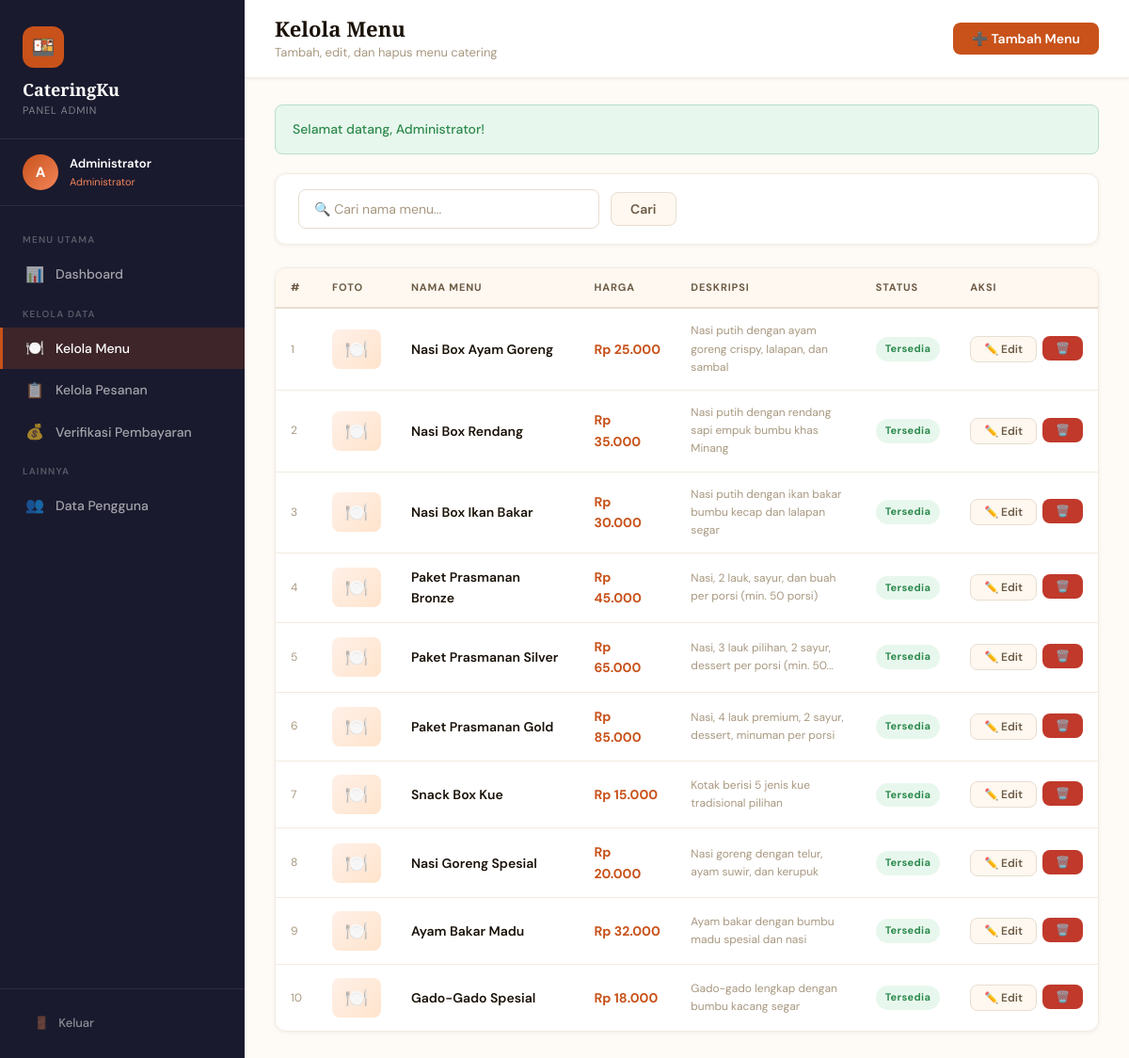
The page /admin/menu.php (signed in) on the database its author committed.
### tables this page shows
CREATE TABLE IF NOT EXISTS menu (
    id_menu INT AUTO_INCREMENT PRIMARY KEY,
    nama_menu VARCHAR(150) NOT NULL,
    harga DECIMAL(10,2) NOT NULL,
    foto VARCHAR(255),
    deskripsi TEXT,
    status ENUM('tersedia', 'habis') DEFAULT 'tersedia',
    created_at TIMESTAMP DEFAULT CURRENT_TIMESTAMP
);

### includes/config.php (called while the page is built, shortened)
<?php
function formatRupiah($amount) {
    return 'Rp ' . number_format($amount, 0, ',', '.');
}
function sanitize($data) {
    return htmlspecialchars(strip_tags(trim($data)));
}
function getFlash() {
    if (isset($_SESSION['flash'])) {
        $flash = $_SESSION['flash'];
        return $flash;
    }
    return null;
}
?>

### admin/menu.php (the view, shortened to what this page needs)
<?php
require_once '../includes/config.php';
$flash = getFlash();
$search = sanitize($_GET['q'] ?? '');
$where  = $search ? "WHERE nama_menu LIKE '%$search%'" : '';
$menus  = $conn->query("SELECT * FROM menu $where ORDER BY created_at DESC");
?>
<!DOCTYPE html>
<html lang="id">
<head>
    <link rel="stylesheet" href="../assets/css/style.css">
</head>
<body>
<div class="layout-wrapper">
    <?php include '../includes/sidebar_admin.php'; ?>
    <main class="main-content">
        <div class="topbar">
            <div class="page-title">
                <h1>Kelola Menu</h1>
                <p>Tambah, edit, dan hapus menu catering</p>
            </div>
            <button class="btn btn-primary" onclick="openModal('modal-tambah')">
                ➕ Tambah Menu
            </button>
        </div>
        <div class="content-area">
            <?php if ($flash): ?>
            <div class="alert alert-<?= $flash['type'] ?>"><?= $flash['message'] ?></div>
            <?php endif; ?>
            <div class="card mb-24">
                <div class="card-body" style="padding:16px 24px;">
                    <form method="GET" style="display:flex;gap:12px;align-items:center;">
                        <input type="text" name="q" class="form-control"
                               placeholder="🔍 Cari nama menu..."
                               value="<?= htmlspecialchars($search) ?>"
                               style="max-width:320px;">
                        <button type="submit" class="btn btn-secondary">Cari</button>
                    </form>
                </div>
            </div>
            <div class="card">
                <div class="table-wrapper">
                    <table>
                        <thead>
                            <tr>
                                <th>#</th>
                                <th>Foto</th>
                                <th>Nama Menu</th>
                                <th>Harga</th>
                                <th>Deskripsi</th>
                                <th>Status</th>
                                <th>Aksi</th>
                            </tr>
                        </thead>
                        <tbody>
                            <?php $no = 1; while ($m = $menus->fetch_assoc()): ?>
                            <tr>
                                <td style="color:var(--text-muted);font-size:12px;"><?= $no++ ?></td>
                                <td>
                                    <?php if ($m['foto']): ?>
                                    <img src="<?= UPLOAD_URL . htmlspecialchars($m['foto']) ?>"
                                         style="width:52px;height:42px;object-fit:cover;border-radius:8px;border:1px solid var(--border);">
                                    <?php else: ?>
                                    <div style="width:52px;height:42px;background:linear-gradient(135deg,#FFF0E8,#FFE4CC);border-radius:8px;display:flex;align-items:center;justify-content:center;font-size:20px;">🍽️</div>
                                    <?php endif; ?>
                                </td>
                                <td style="font-weight:600;"><?= htmlspecialchars($m['nama_menu']) ?></td>
                                <td style="font-weight:700;color:var(--primary);"><?= formatRupiah($m['harga']) ?></td>
                                <td style="font-size:12px;color:var(--text-muted);max-width:200px;">
                                    <?= mb_strimwidth(htmlspecialchars($m['deskripsi']), 0, 60, '...') ?>
                                </td>
                                <td><span class="badge badge-<?= $m['status'] ?>"><?= $m['status'] ?></span></td>
                                <td>
                                    <div style="display:flex;gap:6px;">
                                        <a href="?edit=<?= $m['id_menu'] ?>"
                                           class="btn btn-sm btn-secondary">✏️ Edit</a>
                                        <form method="POST" style="display:inline;"
                                              onsubmit="return confirm('Hapus menu ini?')">
                                            <button type="submit" class="btn btn-sm btn-danger">🗑️</button>
                                        </form>
                                    </div>
                                </td>
                            </tr>
                            <?php endwhile; ?>
                        </tbody>
                    </table>
                </div>
            </div>
        </div>
    </main>
</div>
</body>
</html>

### includes/sidebar_admin.php (shortened to what this page needs)
<?php
$current = basename($_SERVER['PHP_SELF']);
?>
<aside class="sidebar">
    <div class="sidebar-brand">
        <div class="brand-icon">🍱</div>
        <h2>CateringKu</h2>
        <p>Panel Admin</p>
    </div>
    <div class="sidebar-user">
        <div class="user-avatar"><?= strtoupper(substr($_SESSION['nama'], 0, 1)) ?></div>
        <div class="user-info">
            <div class="name"><?= htmlspecialchars($_SESSION['nama']) ?></div>
            <div class="role">Administrator</div>
        </div>
    </div>
    <nav class="sidebar-nav">
        <div class="nav-section-title">Menu Utama</div>
        <a href="<?= BASE_URL ?>/admin/dashboard.php"
           class="nav-link <?= $current === 'dashboard.php' ? 'active' : '' ?>">
            <span class="nav-icon">📊</span> Dashboard
        </a>
        <div class="nav-section-title">Kelola Data</div>
        <a href="<?= BASE_URL ?>/admin/menu.php"
           class="nav-link <?= $current === 'menu.php' ? 'active' : '' ?>">
            <span class="nav-icon">🍽️</span> Kelola Menu
        </a>
        <a href="<?= BASE_URL ?>/admin/pesanan.php"
           class="nav-link <?= $current === 'pesanan.php' ? 'active' : '' ?>">
            <span class="nav-icon">📋</span> Kelola Pesanan
        </a>
        <a href="<?= BASE_URL ?>/admin/pembayaran.php"
           class="nav-link <?= $current === 'pembayaran.php' ? 'active' : '' ?>">
            <span class="nav-icon">💰</span> Verifikasi Pembayaran
        </a>
        <div class="nav-section-title">Lainnya</div>
        <a href="<?= BASE_URL ?>/admin/pengguna.php"
           class="nav-link <?= $current === 'pengguna.php' ? 'active' : '' ?>">
            <span class="nav-icon">👥</span> Data Pengguna
        </a>
    </nav>
    <div class="sidebar-footer">
        <a href="<?= BASE_URL ?>/logout.php" class="logout-btn">
            <span>🚪</span> Keluar
        </a>
    </div>
</aside>

### rows shown on the page
menu: nama_menu "Nasi Box Ayam Goreng", harga "Rp 25.000", deskripsi "Nasi putih dengan ayam goreng crispy, lalapan, dan sambal", status "Tersedia"
menu: nama_menu "Nasi Box Rendang", harga "Rp 35.000", deskripsi "Nasi putih dengan rendang sapi empuk bumbu khas Minang", status "Tersedia"
menu: nama_menu "Nasi Box Ikan Bakar", harga "Rp 30.000", deskripsi "Nasi putih dengan ikan bakar bumbu kecap dan lalapan segar", status "Tersedia"
menu: nama_menu "Paket Prasmanan Bronze", harga "Rp 45.000", deskripsi "Nasi, 2 lauk, sayur, dan buah per porsi (min. 50 porsi)", status "Tersedia"
menu: nama_menu "Paket Prasmanan Silver", harga "Rp 65.000", deskripsi "Nasi, 3 lauk pilihan, 2 sayur, dessert per porsi (min. 50...", status "Tersedia"
menu: nama_menu "Paket Prasmanan Gold", harga "Rp 85.000", deskripsi "Nasi, 4 lauk premium, 2 sayur, dessert, minuman per porsi", status "Tersedia"
menu: nama_menu "Snack Box Kue", harga "Rp 15.000", deskripsi "Kotak berisi 5 jenis kue tradisional pilihan", status "Tersedia"
menu: nama_menu "Nasi Goreng Spesial", harga "Rp 20.000", deskripsi "Nasi goreng dengan telur, ayam suwir, dan kerupuk", status "Tersedia"
menu: nama_menu "Ayam Bakar Madu", harga "Rp 32.000", deskripsi "Ayam bakar dengan bumbu madu spesial dan nasi", status "Tersedia"
menu: nama_menu "Gado-Gado Spesial", harga "Rp 18.000", deskripsi "Gado-gado lengkap dengan bumbu kacang segar", status "Tersedia"

### other values the page prints
substr($_SESSION['nama'], 0, 1) "A"
$_SESSION['nama'] "Administrator"
$flash['message'] "Selamat datang, Administrator!"
